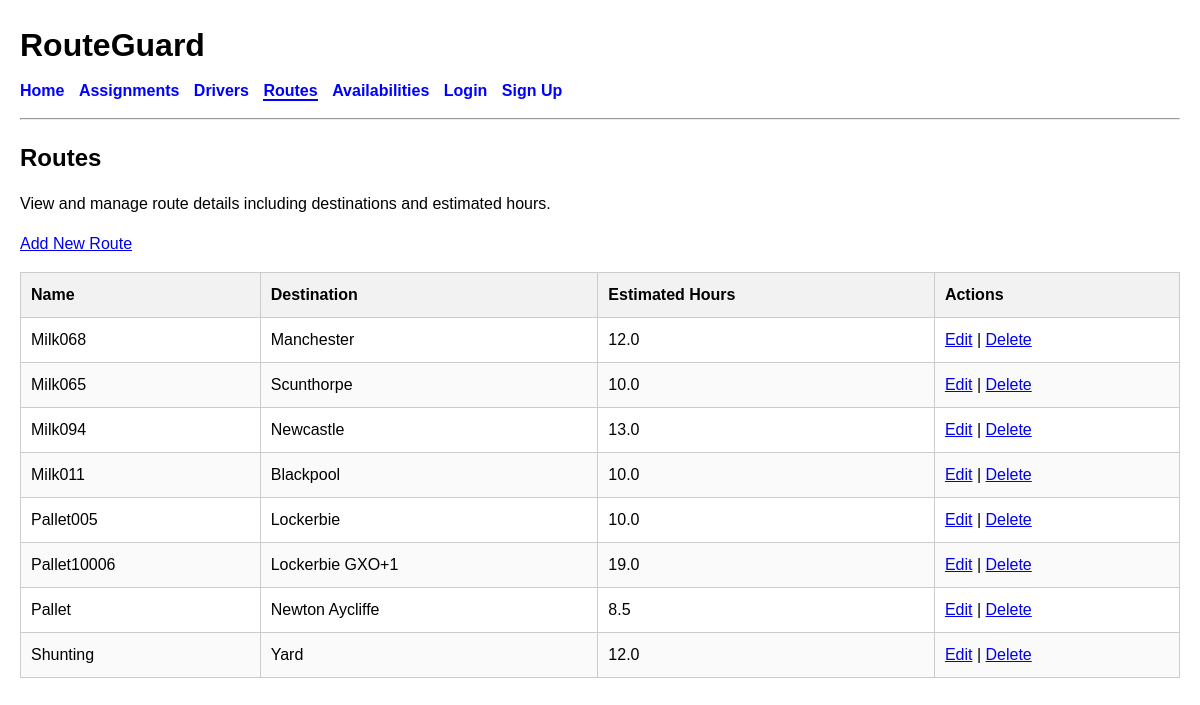
The app's page /routes/ with its own data.
### planner/models.py (models this page shows, shortened)
class Route(models.Model):
    name = models.CharField(max_length=100)
    destination = models.CharField(max_length=100)
    estimated_hours = models.DecimalField(max_digits=4, decimal_places=1)

### planner/views.py (the view)
# urls.py: path("routes/", views.route_list, name="route_list"),
def route_list(request):
    routes = Route.objects.all()
    return render(
        request,
        "planner/route_list.html",
        {"routes": routes},
    )

### planner/templates/planner/route_list.html
{% extends "base.html" %}
{% block content %}
<h2>Routes</h2>
<p>View and manage route details including destinations and estimated hours.</p>
<p><a href="{% url 'create_route' %}">Add New Route</a></p>
{% if routes %}
    <table>
        <thead>
            <tr>
                <th>Name</th>
                <th>Destination</th>
                <th>Estimated Hours</th>
                <th>Actions</th>
            </tr>
        </thead>
        <tbody>
            {% for route in routes %}
                <tr>
                    <td>{{ route.name }}</td>
                    <td>{{ route.destination }}</td>
                    <td>{{ route.estimated_hours }}</td>
                    <td>
                        <a href="{% url 'edit_route' route.id %}">Edit</a>
                        |
                        <a href="{% url 'delete_route' route.id %}">Delete</a>
                </tr>
            {% endfor %}
        </tbody>
    </table>
{% else %}
    <p>No routes have been added yet.</p>
{% endif %}
{% endblock %}

### static/css/style.css (style rules this page uses)
body { font-family: Arial, sans-serif; margin: 20px; line-height: 1.5; }
h1, h2 { margin-bottom: 10px; }
table { width: 100%; border-collapse: collapse; margin-top: 15px; margin-bottom: 20px; }
th, td { border: 1px solid #ccc; padding: 10px; text-align: left; }
th { background-color: #f2f2f2; }
tr:nth-child(even) { background-color: #fafafa; }

### records on screen
Route: name "Milk068", destination "Manchester", estimated_hours "12.0"
Route: name "Milk065", destination "Scunthorpe", estimated_hours "10.0"
Route: name "Milk094", destination "Newcastle", estimated_hours "13.0"
Route: name "Milk011", destination "Blackpool", estimated_hours "10.0"
Route: name "Pallet005", destination "Lockerbie", estimated_hours "10.0"
Route: name "Pallet10006", destination "Lockerbie GXO+1", estimated_hours "19.0"
Route: name "Pallet", destination "Newton Aycliffe", estimated_hours "8.5"
Route: name "Shunting", destination "Yard", estimated_hours "12.0"
